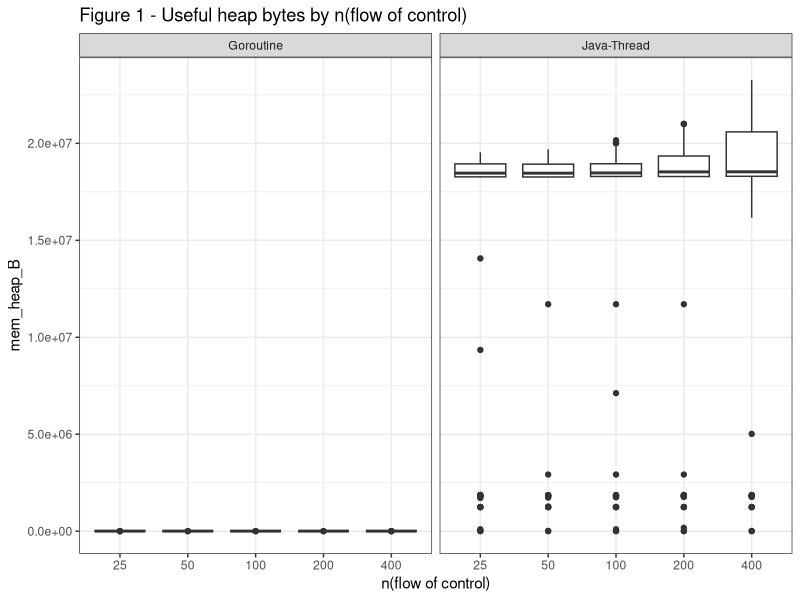
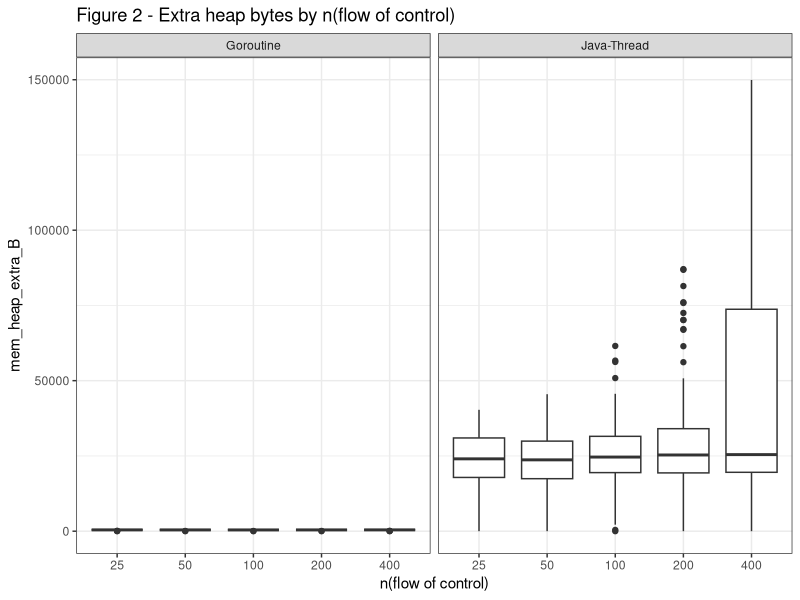
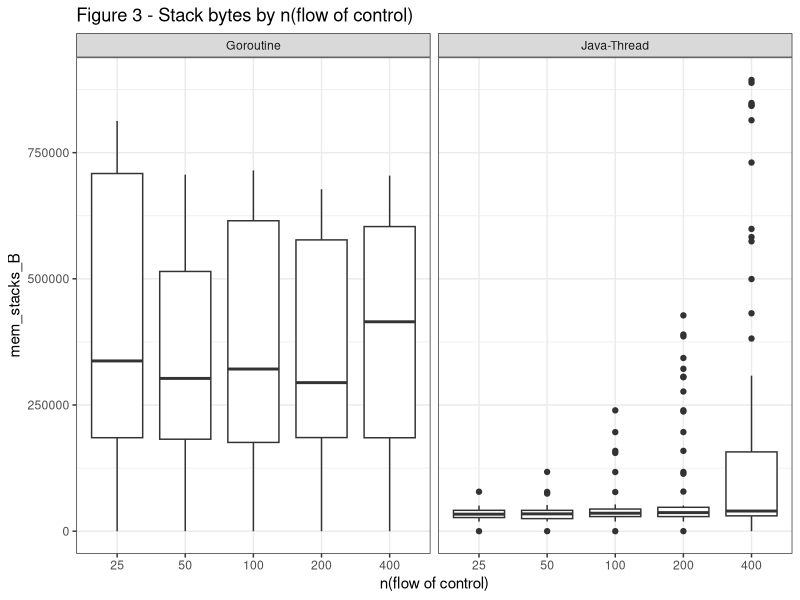
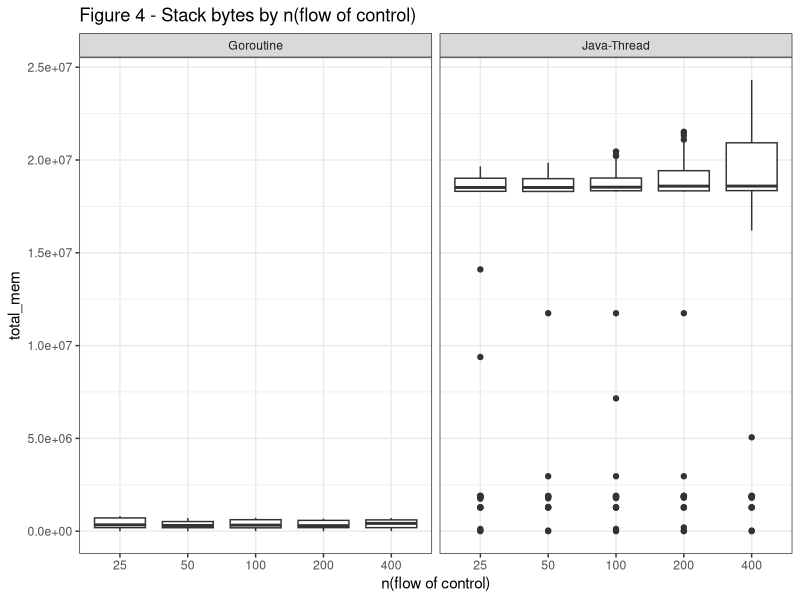
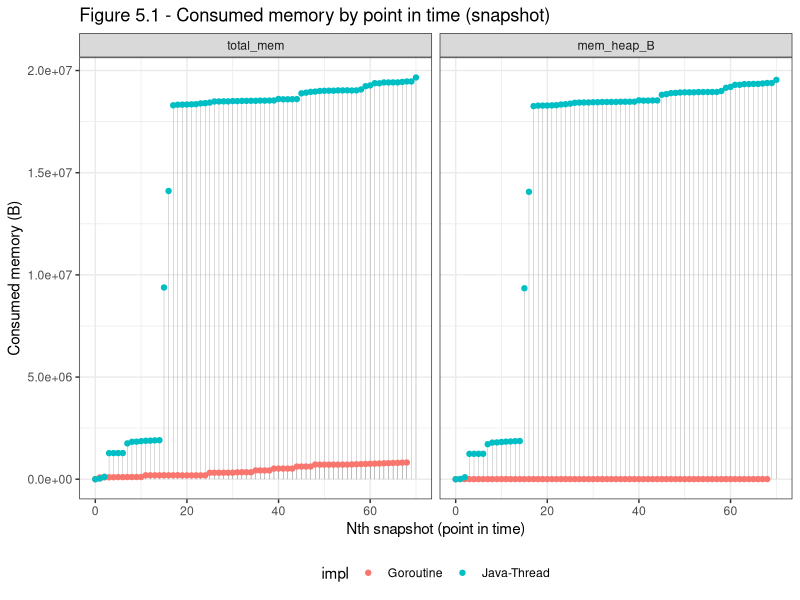
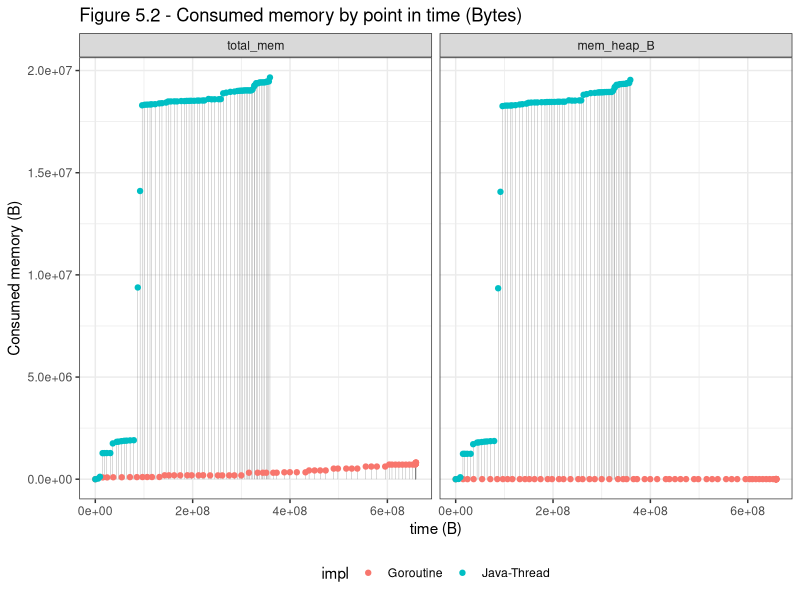
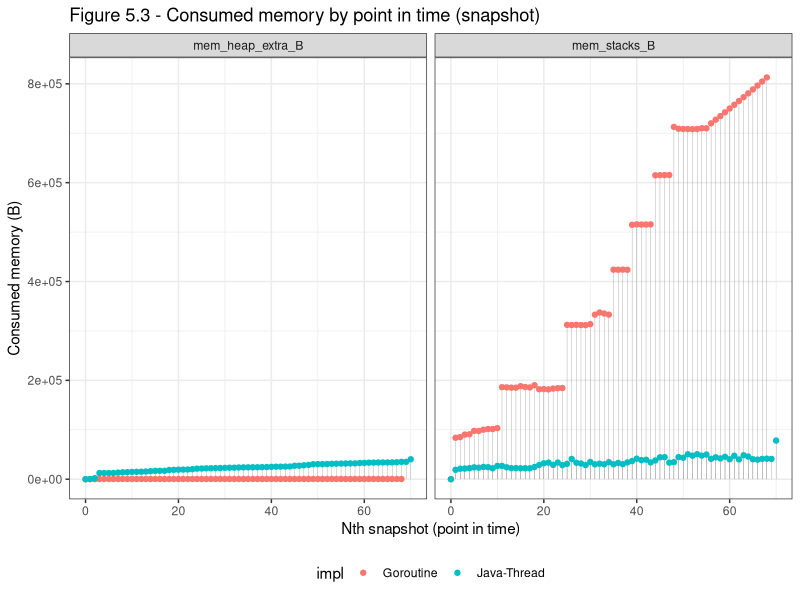
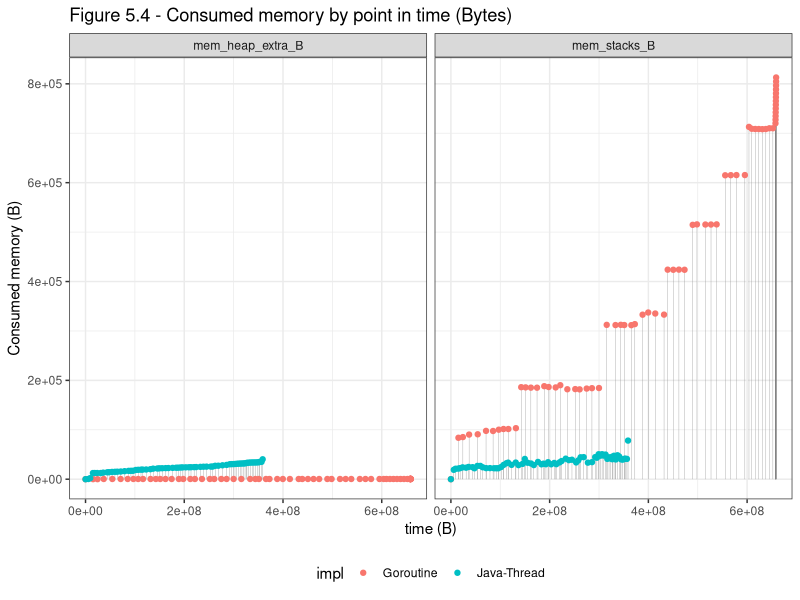

These figures' R source, in order:
## ---- chunk 1
library(here)
library(boot)
library(readr)
library(dplyr)
library(ggplot2)
library(reshape2)
library(lubridate)

theme_set(theme_bw())
## ---- chunk 2
read_csv(here::here("output/list2/ex3/q3-l2-results.csv"),
         col_types = cols(
           impl = col_character(),
           nflows = col_integer(),
           snapshot = col_integer(),
           time = col_integer(),
           mem_heap_B = col_integer(),
           mem_heap_extra_B = col_integer(),
           mem_stacks_B = col_integer())) %>%
  mutate(impl = as.factor(impl),
         nflows = as.factor(nflows)) %>%
  mutate(impl = recode(impl, golang="Goroutine",
                       java="Java-Thread")) -> data

data %>%
  glimpse()
## ---- chunk 3
data %>%
  ggplot(aes(nflows,mem_heap_B)) +
  geom_boxplot() +
  facet_wrap(~ impl) +
  labs(x="n(flow of control)",
       title="Figure 1 - Useful heap bytes by n(flow of control)")
## ---- chunk 4
data %>%
  ggplot(aes(nflows,mem_heap_extra_B)) +
  geom_boxplot() +
  facet_wrap(~ impl) +
  labs(x="n(flow of control)",
       title="Figure 2 - Extra heap bytes by n(flow of control)")
## ---- chunk 5
data %>%
  ggplot(aes(nflows,mem_stacks_B)) +
  geom_boxplot() +
  facet_wrap(~ impl) +
  labs(x="n(flow of control)",
       title="Figure 3 - Stack bytes by n(flow of control)")
## ---- chunk 6
data %>%
  ggplot(aes(nflows,total_mem)) +
  geom_boxplot() +
  facet_wrap(~ impl) +
  labs(x="n(flow of control)",
       title="Figure 4 - Stack bytes by n(flow of control)")
## ---- chunk 7
data %>%
  as_data_frame() %>%
  melt(id.vars=c("impl","snapshot","nflows","time"),
       measure.vars=c("total_mem","mem_heap_B",
                      "mem_heap_extra_B","mem_stacks_B")) -> melt_data

melt_data %>% 
  sample_n(10)
## ---- chunk 8
melt_data %>%
  filter(nflows == 25) %>%
  filter(variable %in% c("total_mem","mem_heap_B")) %>%
  ggplot(aes(snapshot,value, color=impl)) +
  geom_segment(aes(x = snapshot, y = 0,
                     xend = snapshot, yend = value),
                 color = "grey50", size=0.1) +
  geom_point() +
  facet_wrap(~ variable) +
  theme(legend.position = "bottom") +
  labs(y="Consumed memory (B)",
       x="Nth snapshot (point in time)",
       title="Figure 5.1 - Consumed memory by point in time (snapshot)")
## ---- chunk 9
melt_data %>%
  filter(nflows == 25) %>%
  filter(variable %in% c("total_mem","mem_heap_B")) %>%
  ggplot(aes(time,value, color=impl)) +
  geom_segment(aes(x = time, y = 0,
                     xend = time, yend = value),
                 color = "grey50", size=0.1) +
  geom_point() +
  facet_wrap(~ variable) +
  theme(legend.position = "bottom") +
  labs(y="Consumed memory (B)",
       x="time (B)",
       title="Figure 5.2 - Consumed memory by point in time (Bytes)")
## ---- chunk 10
melt_data %>%
  filter(nflows == 25) %>%
  filter(variable %in% c("mem_heap_extra_B","mem_stacks_B")) %>%
  ggplot(aes(snapshot,value, color=impl)) +
  geom_segment(aes(x = snapshot, y = 0,
                     xend = snapshot, yend = value),
                 color = "grey50", size=0.1) +
  geom_point() +
  facet_wrap(~ variable) +
  theme(legend.position = "bottom") +
  labs(y="Consumed memory (B)",
       x="Nth snapshot (point in time)",
       title="Figure 5.3 - Consumed memory by point in time (snapshot)")
## ---- chunk 11
melt_data %>%
  filter(nflows == 25) %>%
  filter(variable %in% c("mem_heap_extra_B","mem_stacks_B")) %>%
  ggplot(aes(time,value, color=impl)) +
  geom_segment(aes(x = time, y = 0,
                     xend = time, yend = value),
                 color = "grey50", size=0.1) +
  geom_point() +
  facet_wrap(~ variable) +
  theme(legend.position = "bottom") +
  labs(y="Consumed memory (B)",
       x="time (B)",
       title="Figure 5.4 - Consumed memory by point in time (Bytes)")
## ---- chunk 12
melt_data %>%
  filter(nflows == 50) %>%
  filter(variable %in% c("total_mem","mem_heap_B")) %>%
  ggplot(aes(snapshot,value, color=impl)) +
  geom_segment(aes(x = snapshot, y = 0,
                     xend = snapshot, yend = value),
                 color = "grey50", size=0.1) +
  geom_point() +
  facet_wrap(~ variable) +
  theme(legend.position = "bottom") +
  labs(y="Consumed memory (B)",
       x="Nth snapshot (point in time)",
       title="Figure 6.1 - Consumed memory by point in time (snapshot)")
## ---- chunk 13
melt_data %>%
  filter(nflows == 50) %>%
  filter(variable %in% c("total_mem","mem_heap_B")) %>%
  ggplot(aes(time,value, color=impl)) +
  geom_segment(aes(x = time, y = 0,
                     xend = time, yend = value),
                 color = "grey50", size=0.1) +
  geom_point() +
  facet_wrap(~ variable) +
  theme(legend.position = "bottom") +
  labs(y="Consumed memory (B)",
       x="time (B)",
       title="Figure 6.2 - Consumed memory by point in time (Bytes)")
## ---- chunk 14
melt_data %>%
  filter(nflows == 50) %>%
  filter(variable %in% c("mem_heap_extra_B","mem_stacks_B")) %>%
  ggplot(aes(snapshot,value, color=impl)) +
  geom_segment(aes(x = snapshot, y = 0,
                     xend = snapshot, yend = value),
                 color = "grey50", size=0.1) +
  geom_point() +
  facet_wrap(~ variable) +
  theme(legend.position = "bottom") +
  labs(y="Consumed memory (B)",
       x="Nth snapshot (point in time)",
       title="Figure 6.3 - Consumed memory by point in time (snapshot)")
## ---- chunk 15
melt_data %>%
  filter(nflows == 50) %>%
  filter(variable %in% c("mem_heap_extra_B","mem_stacks_B")) %>%
  ggplot(aes(time,value, color=impl)) +
  geom_segment(aes(x = time, y = 0,
                     xend = time, yend = value),
                 color = "grey50", size=0.1) +
  geom_point() +
  facet_wrap(~ variable) +
  theme(legend.position = "bottom") +
  labs(y="Consumed memory (B)",
       x="time (B)",
       title="Figure 6.4 - Consumed memory by point in time (Bytes)")
## ---- chunk 16
melt_data %>%
  filter(nflows == 100) %>%
  filter(variable %in% c("total_mem","mem_heap_B")) %>%
  ggplot(aes(snapshot,value, color=impl)) +
  geom_segment(aes(x = snapshot, y = 0,
                     xend = snapshot, yend = value),
                 color = "grey50", size=0.1) +
  geom_point() +
  facet_wrap(~ variable) +
  theme(legend.position = "bottom") +
  labs(y="Consumed memory (B)",
       x="Nth snapshot (point in time)",
       title="Figure 7.1 - Consumed memory by point in time (snapshot)")
## ---- chunk 17
melt_data %>%
  filter(nflows == 100) %>%
  filter(variable %in% c("total_mem","mem_heap_B")) %>%
  ggplot(aes(time,value, color=impl)) +
  geom_segment(aes(x = time, y = 0,
                     xend = time, yend = value),
                 color = "grey50", size=0.1) +
  geom_point() +
  facet_wrap(~ variable) +
  theme(legend.position = "bottom") +
  labs(y="Consumed memory (B)",
       x="time (B)",
       title="Figure 7.2 - Consumed memory by point in time (Bytes)")
## ---- chunk 18
melt_data %>%
  filter(nflows == 100) %>%
  filter(variable %in% c("mem_heap_extra_B","mem_stacks_B")) %>%
  ggplot(aes(snapshot,value, color=impl)) +
  geom_segment(aes(x = snapshot, y = 0,
                     xend = snapshot, yend = value),
                 color = "grey50", size=0.1) +
  geom_point() +
  facet_wrap(~ variable) +
  theme(legend.position = "bottom") +
  labs(y="Consumed memory (B)",
       x="Nth snapshot (point in time)",
       title="Figure 7.3 - Consumed memory by point in time (snapshot)")
## ---- chunk 19
melt_data %>%
  filter(nflows == 100) %>%
  filter(variable %in% c("mem_heap_extra_B","mem_stacks_B")) %>%
  ggplot(aes(time,value, color=impl)) +
  geom_segment(aes(x = time, y = 0,
                     xend = time, yend = value),
                 color = "grey50", size=0.1) +
  geom_point() +
  facet_wrap(~ variable) +
  theme(legend.position = "bottom") +
  labs(y="Consumed memory (B)",
       x="time (B)",
       title="Figure 7.4 - Consumed memory by point in time (Bytes)")
## ---- chunk 20
melt_data %>%
  filter(nflows == 200) %>%
  filter(variable %in% c("total_mem","mem_heap_B")) %>%
  ggplot(aes(snapshot,value, color=impl)) +
  geom_segment(aes(x = snapshot, y = 0,
                     xend = snapshot, yend = value),
                 color = "grey50", size=0.1) +
  geom_point() +
  facet_wrap(~ variable) +
  theme(legend.position = "bottom") +
  labs(y="Consumed memory (B)",
       x="Nth snapshot (point in time)",
       title="Figure 8.1 - Consumed memory by point in time (snapshot)")
## ---- chunk 21
melt_data %>%
  filter(nflows == 200) %>%
  filter(variable %in% c("total_mem","mem_heap_B")) %>%
  ggplot(aes(time,value, color=impl)) +
  geom_segment(aes(x = time, y = 0,
                     xend = time, yend = value),
                 color = "grey50", size=0.1) +
  geom_point() +
  facet_wrap(~ variable) +
  theme(legend.position = "bottom") +
  labs(y="Consumed memory (B)",
       x="time (B)",
       title="Figure 8.2 - Consumed memory by point in time (Bytes)")
## ---- chunk 22
melt_data %>%
  filter(nflows == 200) %>%
  filter(variable %in% c("mem_heap_extra_B","mem_stacks_B")) %>%
  ggplot(aes(snapshot,value, color=impl)) +
  geom_segment(aes(x = snapshot, y = 0,
                     xend = snapshot, yend = value),
                 color = "grey50", size=0.1) +
  geom_point() +
  facet_wrap(~ variable) +
  theme(legend.position = "bottom") +
  labs(y="Consumed memory (B)",
       x="Nth snapshot (point in time)",
       title="Figure 8.3 - Consumed memory by point in time (snapshot)")
## ---- chunk 23
melt_data %>%
  filter(nflows == 200) %>%
  filter(variable %in% c("mem_heap_extra_B","mem_stacks_B")) %>%
  ggplot(aes(time,value, color=impl)) +
  geom_segment(aes(x = time, y = 0,
                     xend = time, yend = value),
                 color = "grey50", size=0.1) +
  geom_point() +
  facet_wrap(~ variable) +
  theme(legend.position = "bottom") +
  labs(y="Consumed memory (B)",
       x="time (B)",
       title="Figure 8.4 - Consumed memory by point in time (Bytes)")
## ---- chunk 24
melt_data %>%
  filter(nflows == 400) %>%
  filter(variable %in% c("total_mem","mem_heap_B")) %>%
  ggplot(aes(snapshot,value, color=impl)) +
  geom_segment(aes(x = snapshot, y = 0,
                     xend = snapshot, yend = value),
                 color = "grey50", size=0.1) +
  geom_point() +
  facet_wrap(~ variable) +
  theme(legend.position = "bottom") +
  labs(y="Consumed memory (B)",
       x="Nth snapshot (point in time)",
       title="Figure 9.1 - Consumed memory by point in time (snapshot)")
## ---- chunk 25
melt_data %>%
  filter(nflows == 400) %>%
  filter(variable %in% c("total_mem","mem_heap_B")) %>%
  ggplot(aes(time,value, color=impl)) +
  geom_segment(aes(x = time, y = 0,
                     xend = time, yend = value),
                 color = "grey50", size=0.1) +
  geom_point() +
  facet_wrap(~ variable) +
  theme(legend.position = "bottom") +
  labs(y="Consumed memory (B)",
       x="time (B)",
       title="Figure 9.2 - Consumed memory by point in time (Bytes)")
## ---- chunk 26
melt_data %>%
  filter(nflows == 400) %>%
  filter(variable %in% c("mem_heap_extra_B","mem_stacks_B")) %>%
  ggplot(aes(snapshot,value, color=impl)) +
  geom_segment(aes(x = snapshot, y = 0,
                     xend = snapshot, yend = value),
                 color = "grey50", size=0.1) +
  geom_point() +
  facet_wrap(~ variable) +
  theme(legend.position = "bottom") +
  labs(y="Consumed memory (B)",
       x="Nth snapshot (point in time)",
       title="Figure 9.3 - Consumed memory by point in time (snapshot)")
## ---- chunk 27
melt_data %>%
  filter(nflows == 400) %>%
  filter(variable %in% c("mem_heap_extra_B","mem_stacks_B")) %>%
  ggplot(aes(time,value, color=impl)) +
  geom_segment(aes(x = time, y = 0,
                     xend = time, yend = value),
                 color = "grey50", size=0.1) +
  geom_point() +
  facet_wrap(~ variable) +
  theme(legend.position = "bottom") +
  labs(y="Consumed memory (B)",
       x="time (B)",
       title="Figure 9.4 - Consumed memory by point in time (Bytes)")
